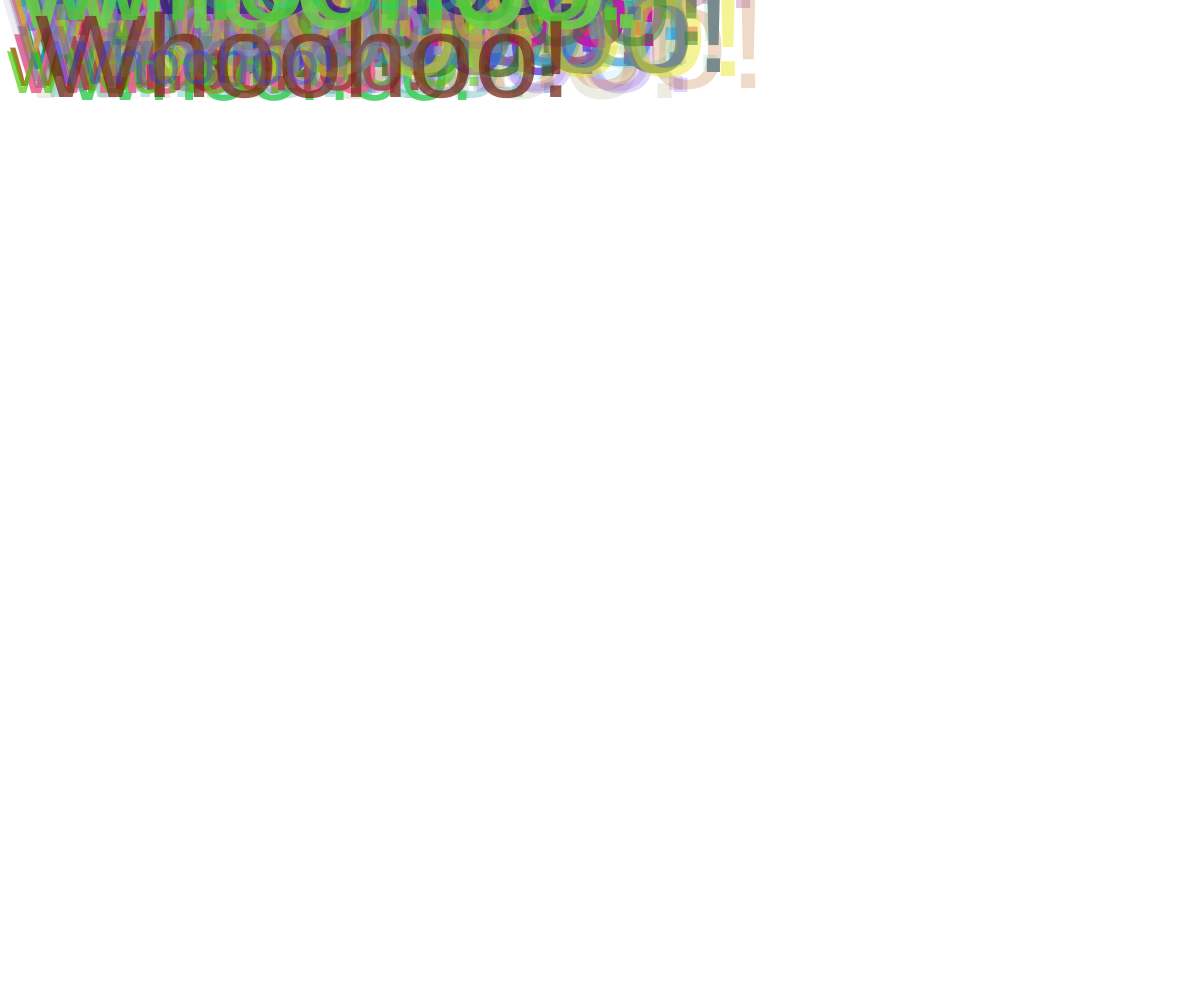
Frame 1 (no input)
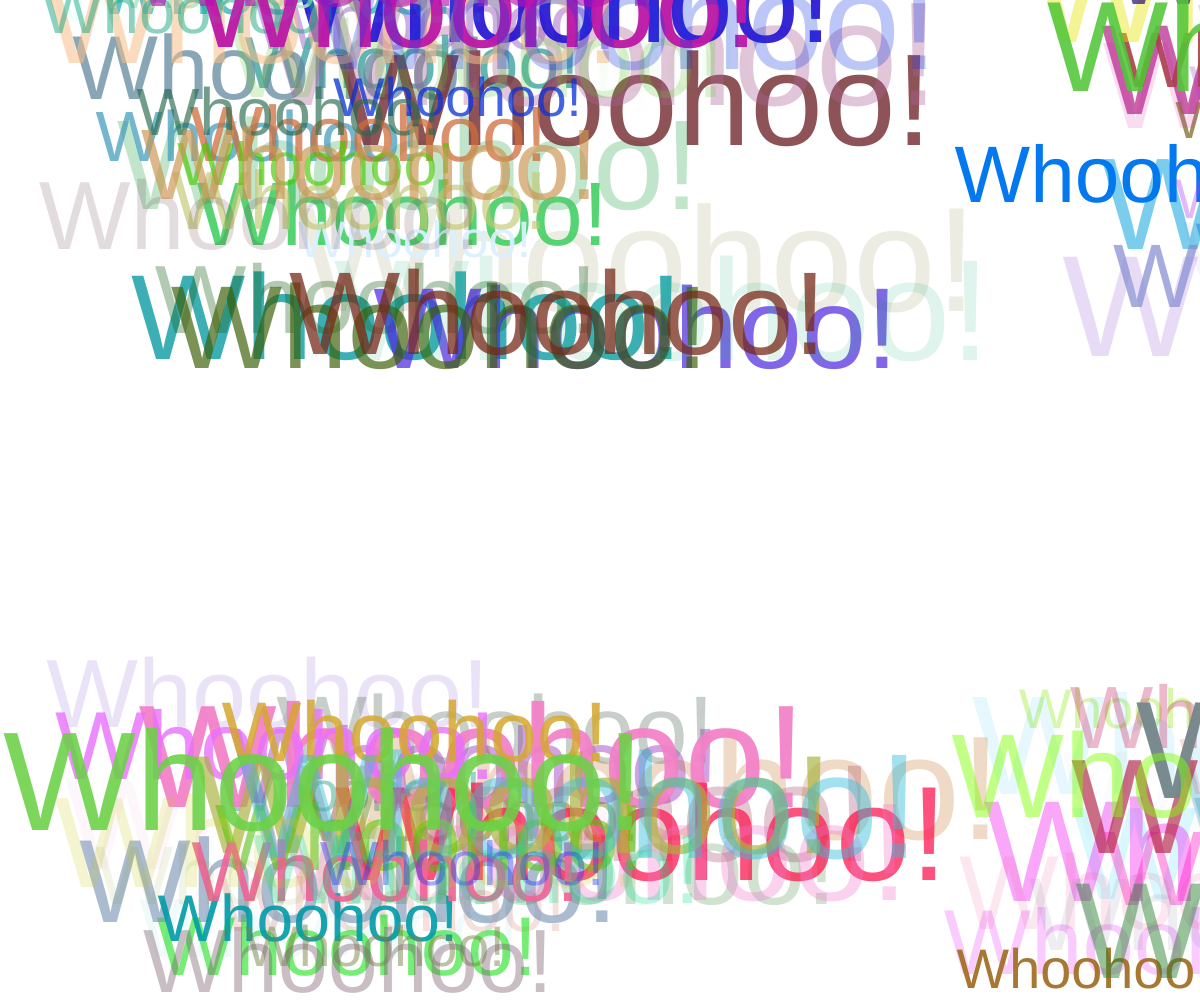
Frame 60 (no input)
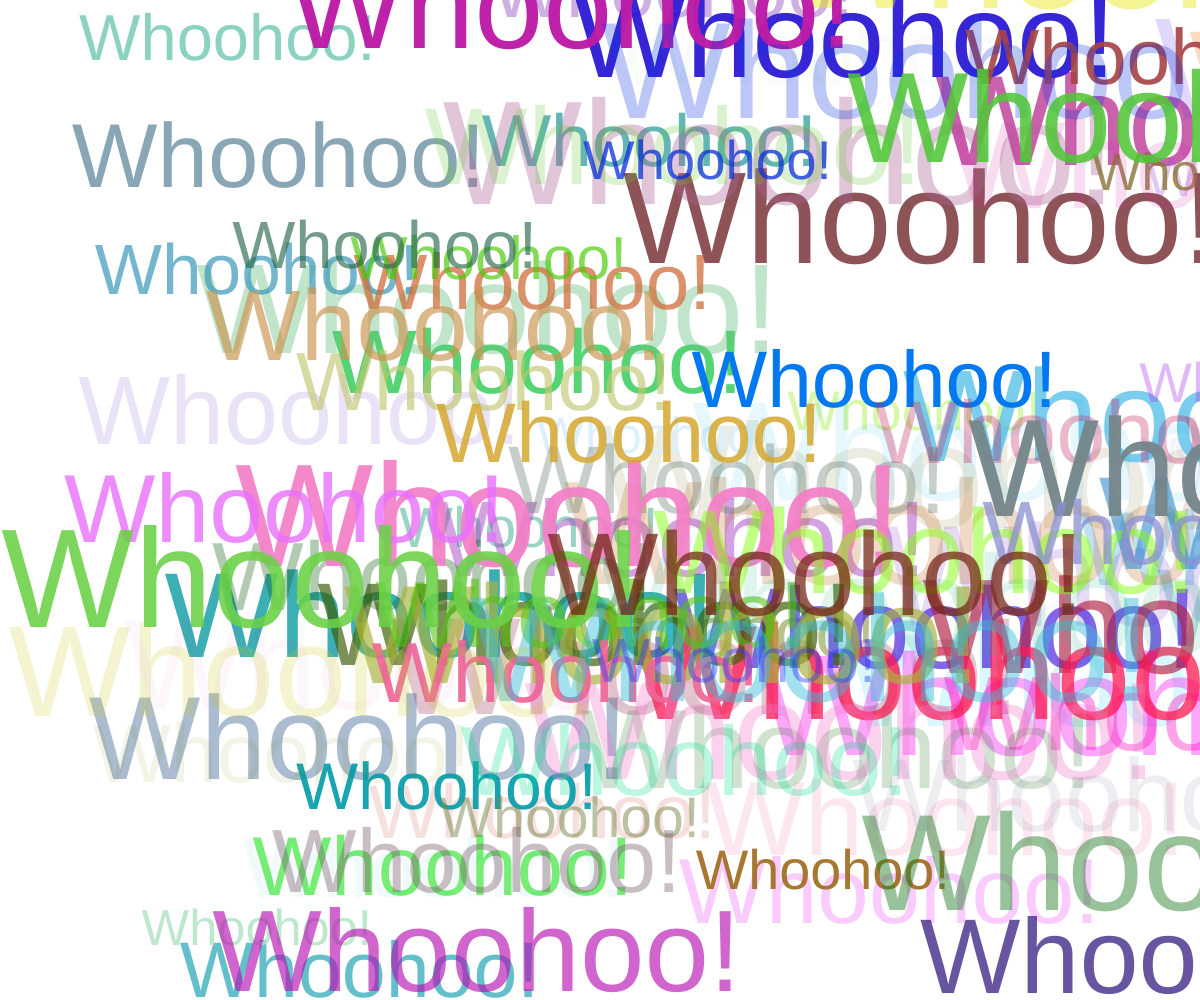
Frame 120 (the mouse pressed at the canvas centre since frame 60)

The p5.js sketch that drew these frames (run headless with seeded random() and noise() and a simulated clock; from frame 60 on, the mouse is pressed at the canvas centre):

// p5.js sketch
// ── sketch.js
// let myCar1, myCar2, myCar3;

let cars = [];

function setup() {
  createCanvas(windowWidth, windowHeight);

  // Spawn an object

  // myCar1 = new Car();
  // myCar2 = new Car();
  // myCar3 = new Car();

  for (let i = 0; i < 100; i++) {
    cars.push(new Car());
  }
}

function draw() {
  background(255);

  // myCar.display();
  // myCar.move();

  for (let i = 0; i < cars.length; i++) {
    cars[i].display();
    cars[i].move();
  }
}

// Car class
class Car {
  // constructor and attributes
  constructor() {
    this.pos = createVector(random(100), random(100));
    //position
    this.vel = createVector(random(-5, 5), random(-5, 5));
    //velocity
    //rain, make x = 0, y = -interger
    this.col = color(random(255), random(255), random(255), random(255));
    //color
    // fourth parameter = opacity
    this.size = random(50, 150);
  }

  // methods

  display() {
    fill(this.col);
    noStroke();
    // rect(this.pos.x, this.pos.y, 75, 25, 10);
    textSize(this.size);
    text("Whoohoo!", this.pos.x, this.pos.y);
  }

  move() {
    this.pos.add(this.vel);
    if (this.pos.x > width) this.pos.x = 0;
    if (this.pos.x < 0) this.pos.x = width;
    if (this.pos.y > height) this.pos.y = 0;
    if (this.pos.y < 0) this.pos.y = height;
  }
}
